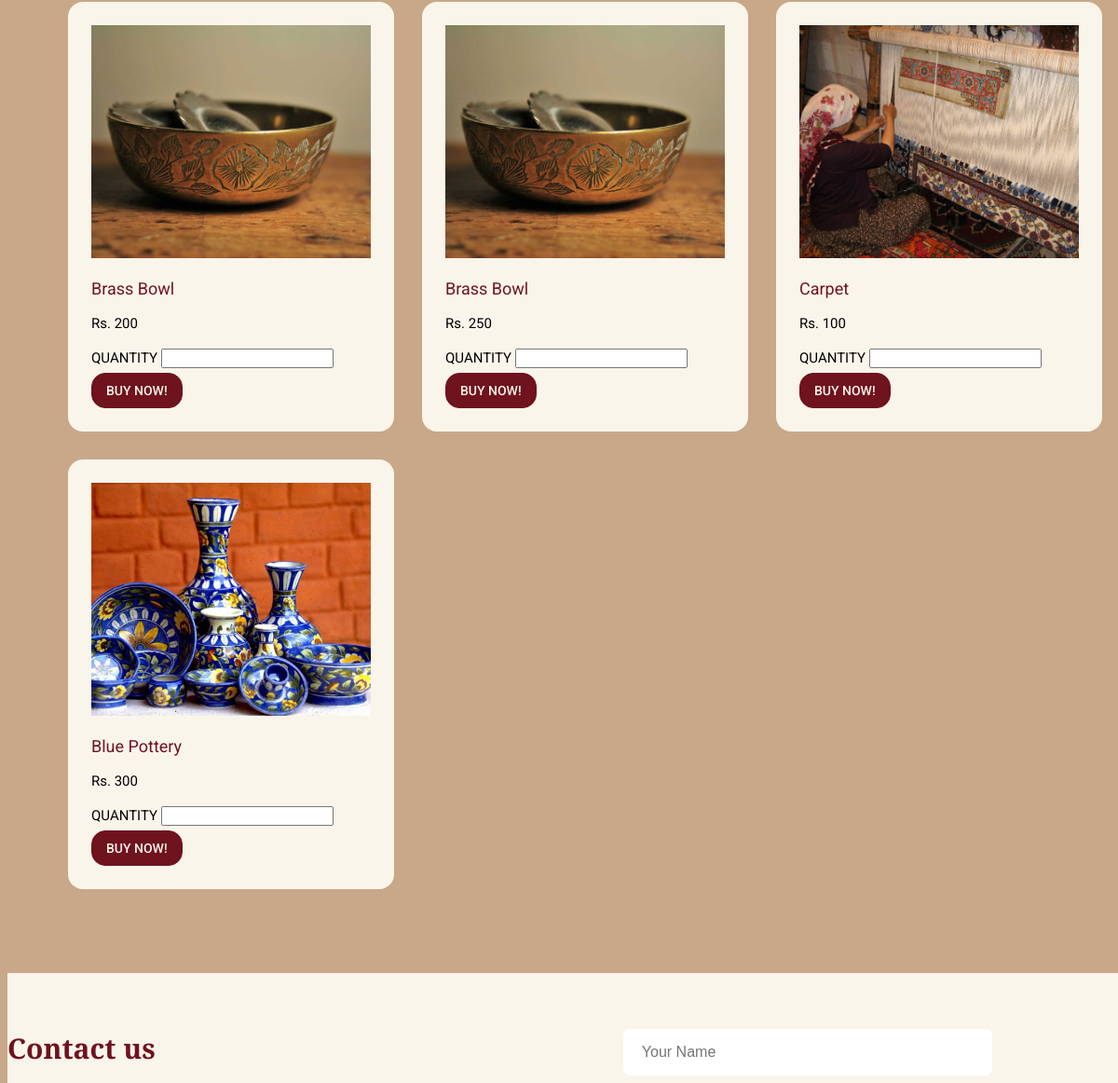
The page /shop (middle part) on the database as committed earlier.
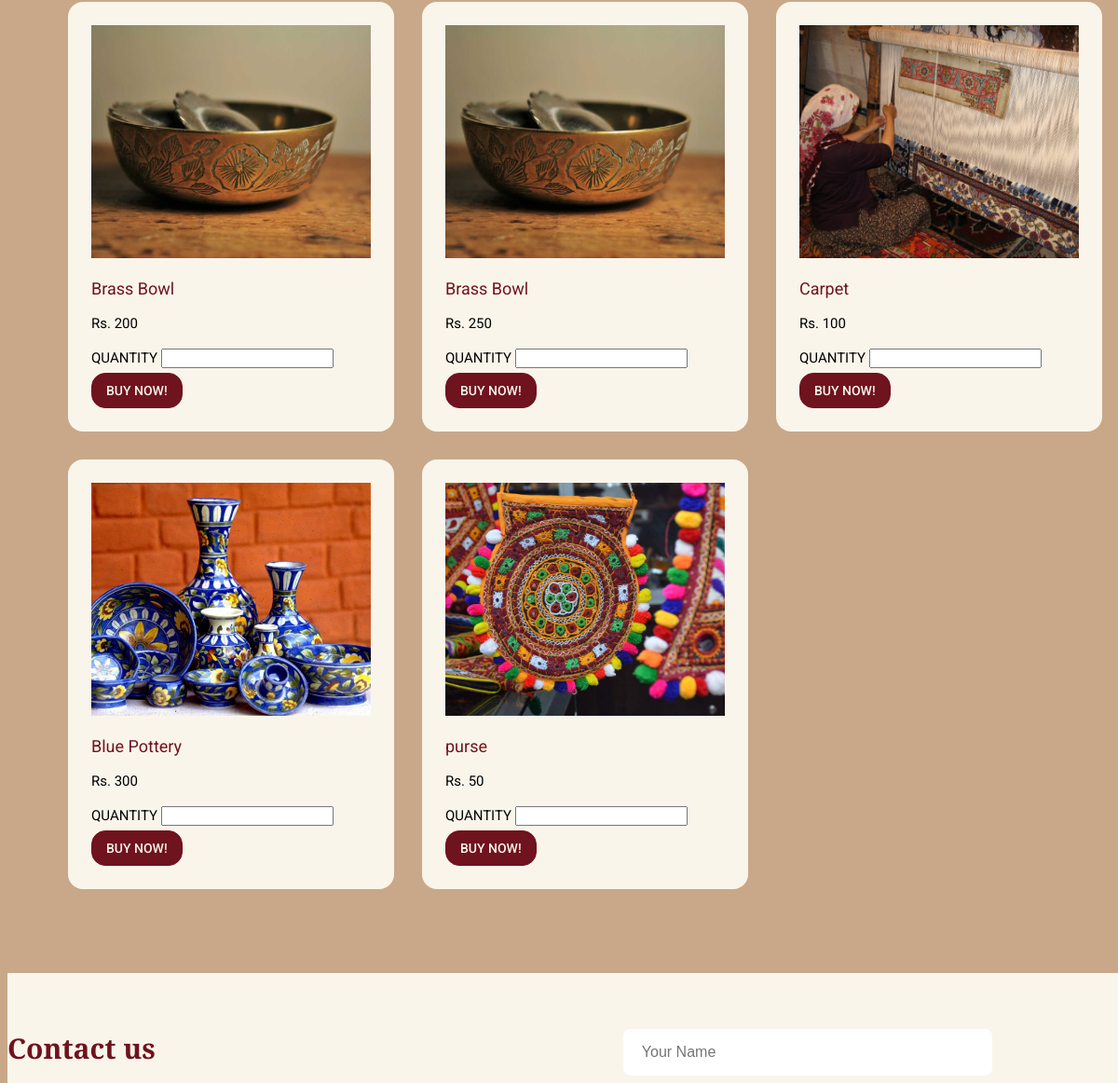
The same page on the database as committed later.
### grid/models.py (models this page shows, shortened)
class product(models.Model):
    pid=models.CharField(max_length=122)
    pname=models.CharField(max_length=122)
    sphone=models.CharField(max_length=122)
    price=models.CharField(max_length=122)
    image=models.ImageField(upload_to='product/')

### grid/views.py (the view)
# urls.py: path('shop',views.shop,name='shop'),
def shop(request):
    if(request.method=="POST"):
        if(request.user.is_anonymous):
            return redirect("login")
        else:
            orderid=gen_id()
            buyerid=request.user
            sellerid=request.POST.get('seller_id')
            product_name=request.POST.get('product_name')
            quantity=request.POST.get('quantity')
            pid=request.POST.get('product_id')
            order_date=datetime.date.today()
            req=order(orderid=orderid,buyerid=buyerid,sellerid=sellerid,
                      product_name=product_name,order_date=order_date,quantity=quantity
                      ,product_id=pid)
            req.save()
            message="ORDER RECIEVED:PRODUCT_NAME:%s QUANTITY:%s"%(product_name,quantity)
            phone=product.objects.filter(pid=pid)
            phone=phone.first()
            phone=phone.sphone;
            phone="+91"+phone;
            print(phone)
            return redirect("shop")
    else:
        userdata=user.objects.filter(phone=request.user)
        userdata=userdata.first()
        products=product.objects.filter()
        cont={
            'loggedin':True,
            'userdata':userdata,
            'products':products
        }
        return render(request,"ecom.html",cont)

### template/ecom.html (shortened to what this page needs)
{% load static %}
<!DOCTYPE html>
<html>
    <head>
        <link rel="stylesheet" href="{% static 'ecom.css' %}" />
    </head>
    <body>
    <section id="sellers">
        <div class="seller container">
            <div class="best-seller">
              {% for prod in products %}
                <div class="best-p1">
                    <img src="{{prod.image.url}}" alt="img">
                    <div class="best-p1-txt">
                        <div class="name-of-p">
                            <p>{{prod.pname}}</p>
                        </div>
                        <div class="price">
                            Rs. {{prod.price}}</div>
                            <br>
                            <form method="POST" action="shop">
                              <div class="quantity">
                                <label for="price-range">QUANTITY</label>
                                <input type="number" id="quantity" name="quantity" min="1" step="1" required>
                              </div>
                              <div class="buy-now">
                                <div class="submit"><input type="submit" value="BUY NOW!"></div>
                            </div>
                            </form>
                    </div>
                  </div>
              {% endfor %}
                  </div>
            </div>
    </section>
</body>
        <section class="contact-sec sec-pad">
          <div class="container">
            <div class="contactrow">
              <div class="col-md-6">
                <div class="contact-detail">
                  <h1 class="contacth1">Contact us</h1>
                  </div>
                  </div>
              <div class="form1">
                <form action="#" class="contFrm" method="POST">
                  <div class="row">
                    <div class="col">
                      <input type="text" name="name" placeholder="Your Name" class="inptFld" required />
                    </div>
                  </div>
                </form>
              </div>
            </div>
          </div>
        </section>
    </body>
</html>

Rows that differ between the two databases and show on the page:
added product: image (picture), pname "purse", price "50"
